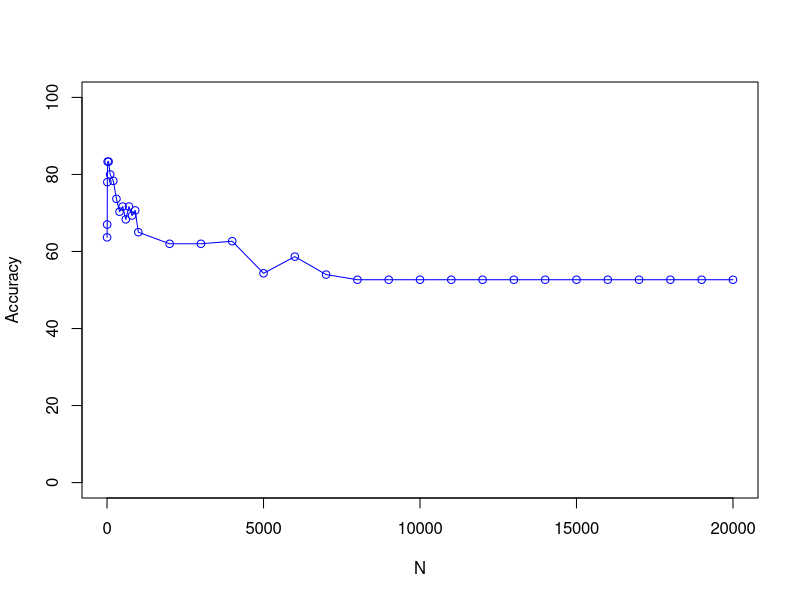

Reproduce this figure in R.
 x <- c(1, 5, 10, 20, 50, 100, 200, 300, 400, 500, 600, 700, 800, 900, 1000, 2000, 3000, 4000, 5000, 6000, 7000, 8000, 9000, 10000, 11000, 12000, 13000, 14000, 15000, 16000, 17000, 18000, 19000, 20000)
 y <- c(63.666666666666664, 67.0, 78.0, 83.33333333333333, 83.33333333333333, 80.0, 78.33333333333333, 73.66666666666667, 70.33333333333333, 71.66666666666667, 68.33333333333333, 71.66666666666667, 69.33333333333333, 70.66666666666667, 65.0, 62.0, 62.0, 62.666666666666664, 54.333333333333336, 58.666666666666664, 54.0, 52.666666666666664, 52.666666666666664, 52.666666666666664, 52.666666666666664, 52.666666666666664, 52.666666666666664, 52.666666666666664, 52.666666666666664, 52.666666666666664, 52.666666666666664, 52.666666666666664, 52.666666666666664, 52.666666666666664)
 plot(x, y, type='o', pch=1, col="blue", xlab="N", ylab="Accuracy", ylim=c(0, 100), xlim=c(0,20000))